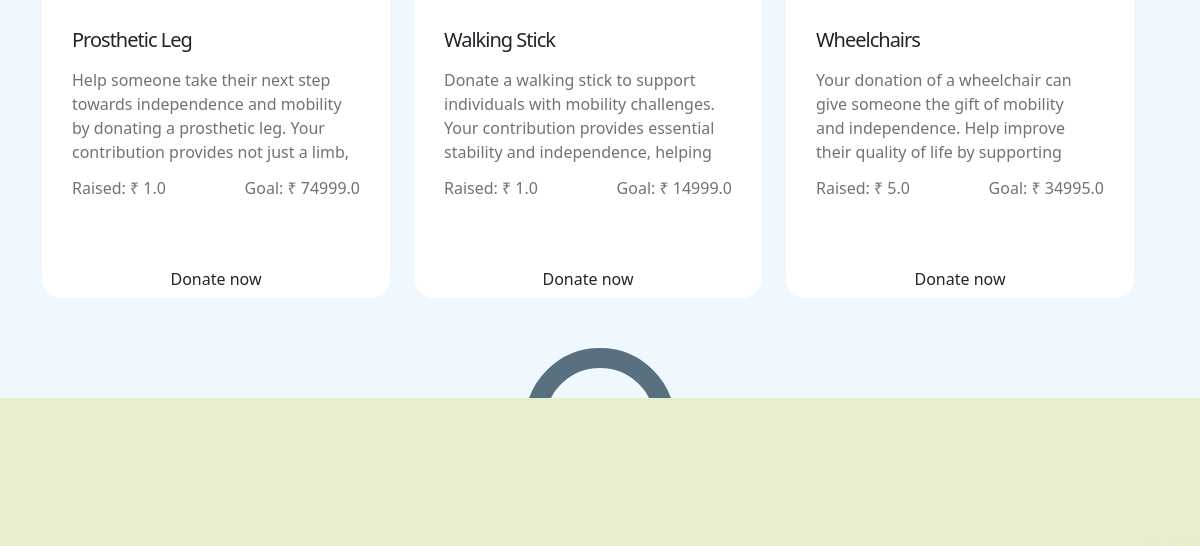
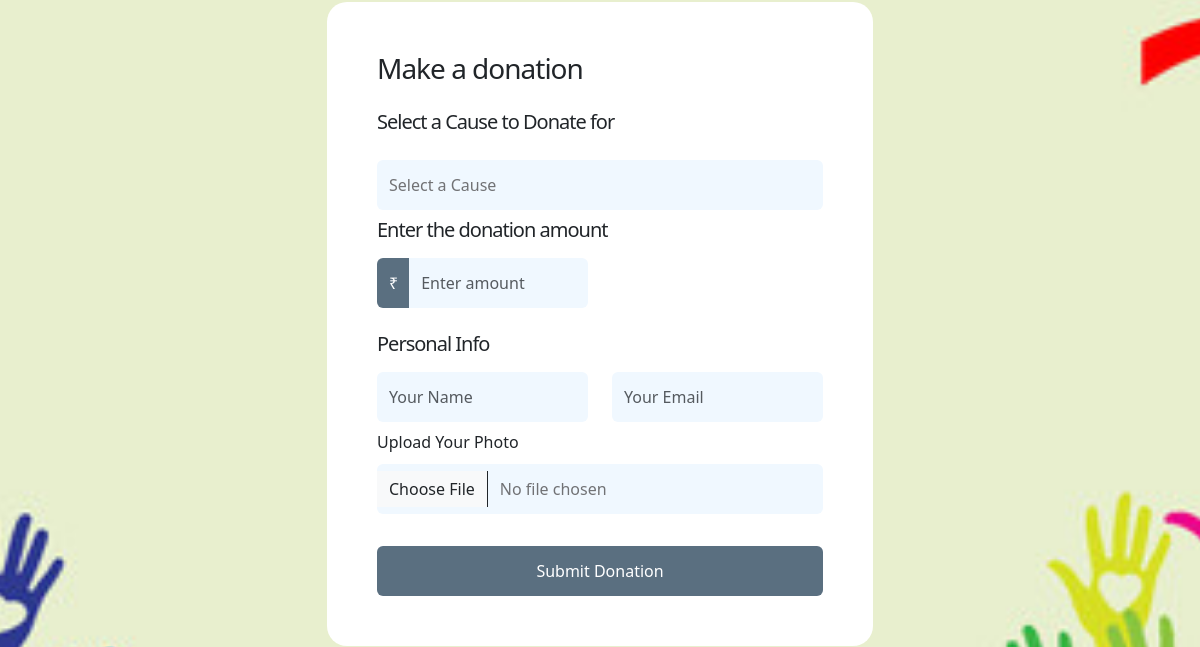
The page /donates (middle part) on the database as committed earlier (2 pictures, top to bottom).
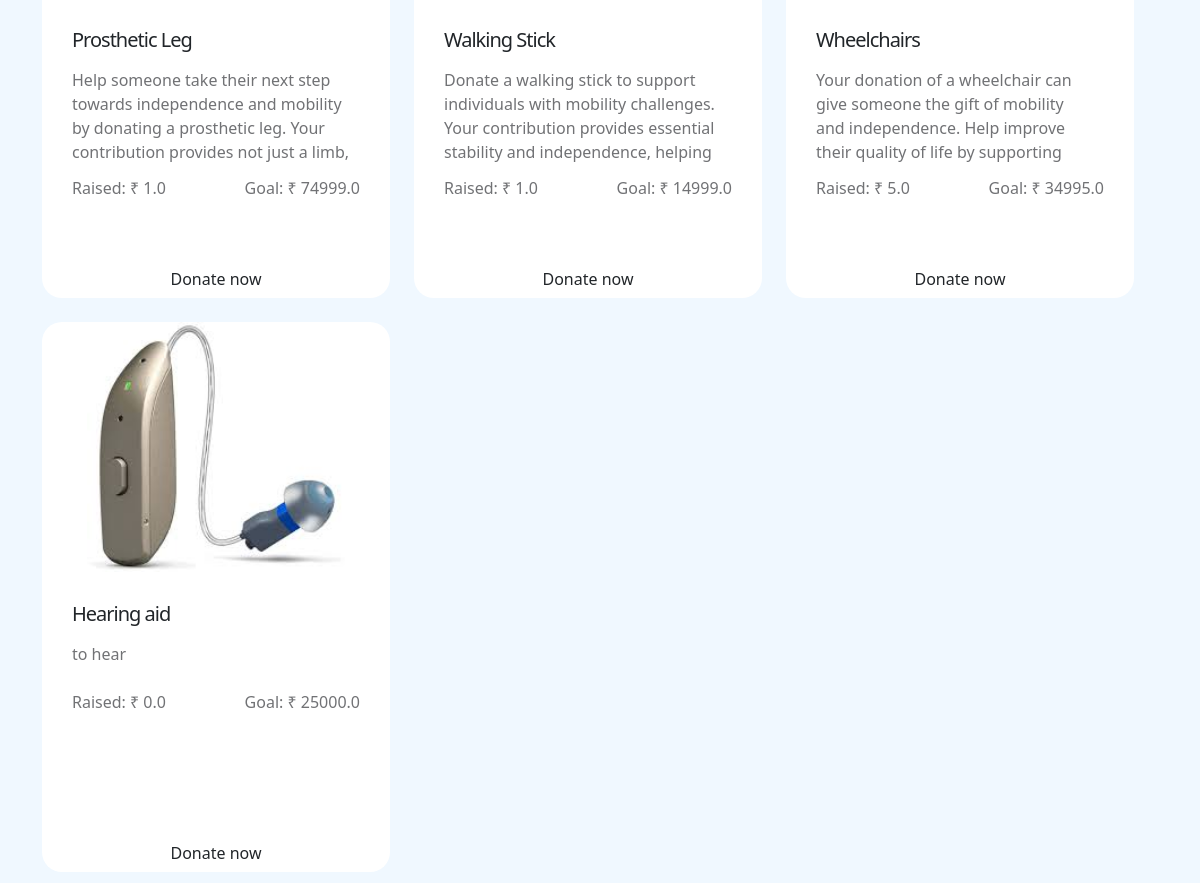
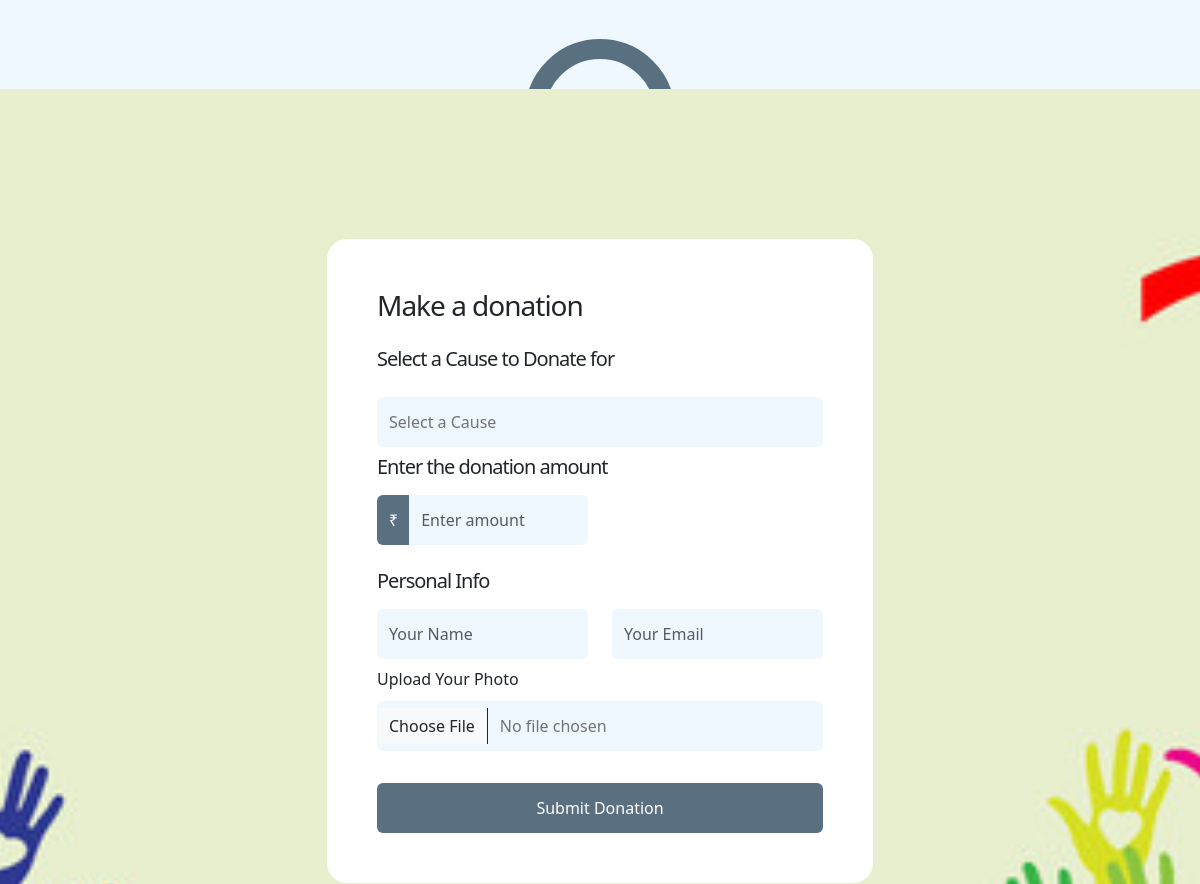
The same page on the database as committed later (2 pictures, top to bottom).
### heart_charity/models.py (models this page shows, shortened)
class Cause(models.Model):
    name = models.CharField(max_length=30)
    img = models.ImageField(upload_to='causes/', null=True, blank=True)  # Store cause images in a separate folder
    detail = models.CharField(max_length=500)
    raised = models.FloatField()
    goal = models.FloatField()

### heart_charity/views.py (the view, shortened to what this page needs)
# urls.py: path('donates',views.donates, name="donates" ),
def donates(request):
    causes = Cause.objects.all()
    donations = Donate.objects.all().order_by('-id')  # Order by latest first
    return render(request, 'donates.html', {"causes": causes, "donations": donations})

### templates/donates.html (shortened to what the changed rows need)
{% load static %}
<!doctype html>
<html lang="en">
    <head>
        <link href="{% static 'css/bootstrap.min.css' %}" rel="stylesheet">
        <link href="{% static 'css/bootstrap-icons.css' %}" rel="stylesheet">
        <link href="{% static 'css/templatemo-kind-heart-charity.css' %}" rel="stylesheet">
        <link href="https://cdn.jsdelivr.net/npm/bootstrap@5.3.0-alpha1/dist/css/bootstrap.min.css" rel="stylesheet">
    </head>
    <body>
        <main>
            <section class="cta-section section-padding section-bg">
                <div class="container">
                    <div class="row">
                        <div class="row g-4">
                        {% for cause in causes %}
                        <div class="col-lg-4 col-md-6 col-12 mb-4 mb-lg-0">
                            <div class="custom-block-wrap">
                                <img src="{{cause.img.url}}" class="custom-block-image img-fluid fixed-image" alt="">
                                <div class="custom-block fixed-card">
                                    <div class="custom-block-body">
                                        <h5 class="mb-3">{{cause.name}}</h5>
                                        <div class="scrollable">
                                            <p>{{cause.detail}}</p>
                                        </div>
                                        <div class="d-flex custom-block my-2">
                                            <p class="mb-0">
                                                <strong>Raised:</strong>
                                                ₹ {{cause.raised}}
                                            </p>
                                            <p class="ms-auto mb-0">
                                                <strong>Goal:</strong>
                                                ₹ {{cause.goal}}
                                            </p>
                                        </div>
                                    </div>
                                    <a href="{% url 'donates' %}?cause={{ cause.id }}#donate-form" class="custom-btn btn">Donate now</a>
                                </div>
                            </div>
                        </div>
                        {% endfor %}
                    </div>
                    </div>
                </div>
            </section>
        </main>
    </body>
</html>

Rows that differ between the two databases and show on the page:
added Cause: img (picture), name "Hearing aid", detail "to hear", raised "0.0", goal "25000.0"
